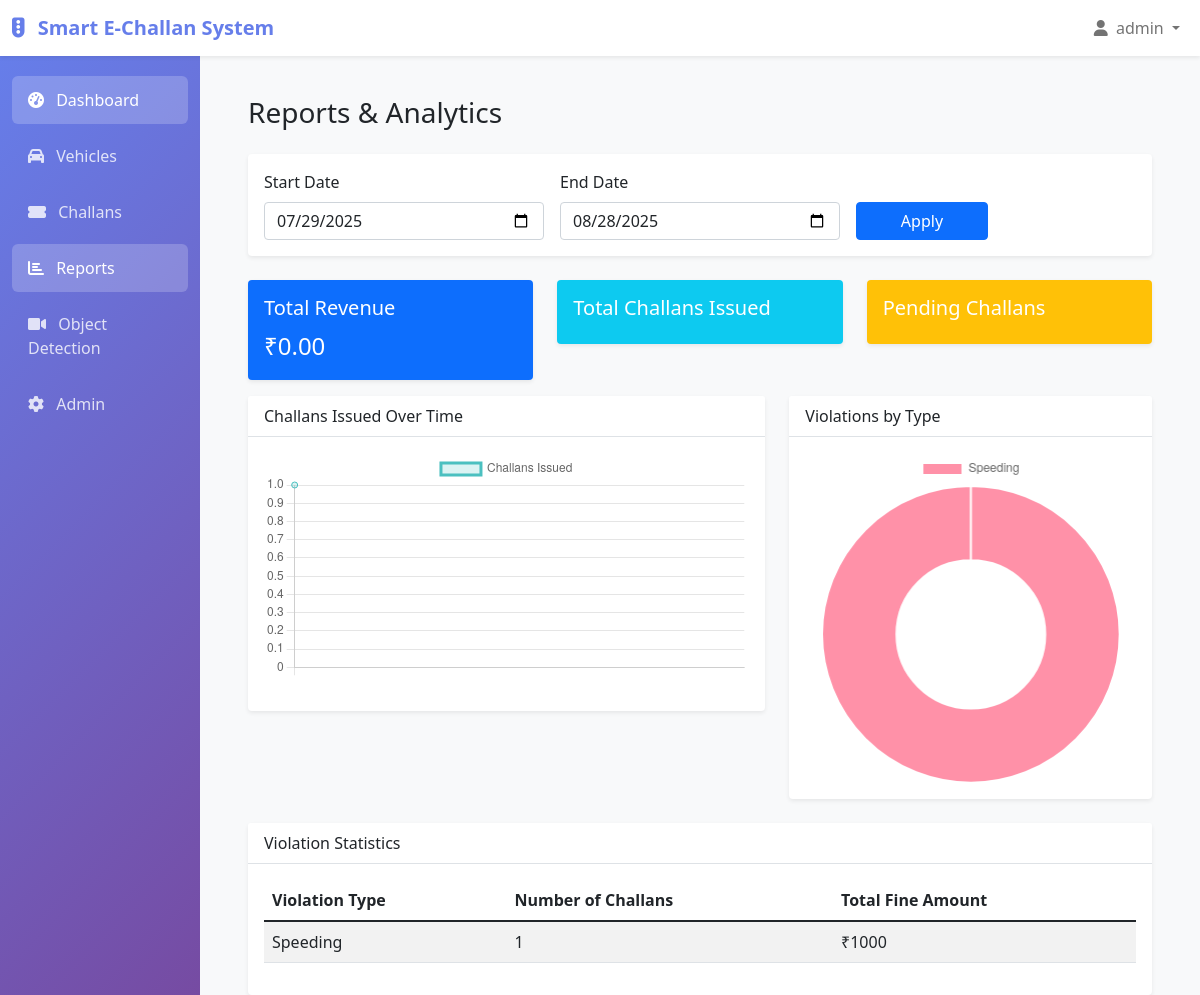
The page /challan/reports/ (signed in) on the database its author committed.
### challan_app/models.py (models this page shows, shortened)
class ViolationType(models.Model):
    id = models.UUIDField(primary_key=True, default=uuid.uuid4, editable=False)
    name = models.CharField(max_length=100)
    description = models.TextField()
    fine_amount = models.DecimalField(max_digits=10, decimal_places=2)
    penalty_points = models.IntegerField(default=0)
    is_active = models.BooleanField(default=True)
    created_at = models.DateTimeField(auto_now_add=True)
    class Meta:
        db_table = 'violation_types'
        app_label = 'challan_app'

### challan_app/views.py (the view)
# urls.py: path('reports/', views.reports, name='reports'),
@login_required
def reports(request):
    end_date = timezone.now()
    start_date = end_date - timedelta(days=30)
    daily_challans = Challan.objects.filter(
        issued_at__range=[start_date, end_date]
    ).extra(
        select={'day': 'date(issued_at)'}
    ).values('day').annotate(count=Count('id')).order_by('day')
    violation_stats = Challan.objects.filter(
        issued_at__range=[start_date, end_date]
    ).values('violation_type__name').annotate(
        count=Count('id'),
        total_fine=Sum('fine_amount')
    ).order_by('-count')
    total_revenue = Challan.objects.filter(
        status='PAID',
        issued_at__range=[start_date, end_date]
    ).aggregate(total=Sum('fine_amount'))['total'] or 0
    context = {
        'start_date': start_date,
        'end_date': end_date,
        'daily_challans': daily_challans,
        'violation_stats': violation_stats,
        'total_revenue': total_revenue,
    }
    return render(request, 'challan_app/reports.html', context)

### templates/challan_app/reports.html (shortened to what this page needs)
{% extends "base/base.html" %}
{% load static %}
{% block content %}
<div class="container mt-4">
    <h1 class="h3 mb-4">Reports & Analytics</h1>
    <div class="card mb-4">
        <div class="card-body">
            <form method="get">
                <div class="row align-items-end g-3">
                    <div class="col-md-4">
                        <label for="start_date" class="form-label">Start Date</label>
                        <input type="date" id="start_date" name="start_date" class="form-control" value="{{ start_date|date:'Y-m-d' }}">
                    </div>
                    <div class="col-md-4">
                        <label for="end_date" class="form-label">End Date</label>
                        <input type="date" id="end_date" name="end_date" class="form-control" value="{{ end_date|date:'Y-m-d' }}">
                    </div>
                    <div class="col-md-2">
                        <button type="submit" class="btn btn-primary w-100">Apply</button>
                    </div>
                </div>
            </form>
        </div>
    </div>
    <div class="row">
        <div class="col-md-4">
            <div class="card text-white bg-primary mb-3">
                <div class="card-body">
                    <h5 class="card-title">Total Revenue</h5>
                    <p class="card-text fs-4">₹{{ total_revenue|default:'0.00' }}</p>
                </div>
            </div>
        </div>
        <div class="col-md-4">
            <div class="card text-white bg-info mb-3">
                <div class="card-body">
                    <h5 class="card-title">Total Challans Issued</h5>
                </div>
            </div>
        </div>
        <div class="col-md-4">
            <div class="card text-white bg-warning mb-3">
                <div class="card-body">
                    <h5 class="card-title">Pending Challans</h5>
                </div>
            </div>
        </div>
    </div>
    <div class="row">
        <div class="col-lg-7">
            <div class="card mb-4">
                <div class="card-header">
                    Challans Issued Over Time
                </div>
                <div class="card-body">
                    <canvas id="dailyChallansChart"></canvas>
                </div>
            </div>
        </div>
        <div class="col-lg-5">
            <div class="card mb-4">
                <div class="card-header">
                    Violations by Type
                </div>
                <div class="card-body">
                    <canvas id="violationTypesChart"></canvas>
                </div>
            </div>
        </div>
    </div>
    <div class="card">
        <div class="card-header">
            Violation Statistics
        </div>
        <div class="card-body">
            <div class="table-responsive">
                <table class="table table-striped">
                    <thead>
                        <tr>
                            <th>Violation Type</th>
                            <th>Number of Challans</th>
                            <th>Total Fine Amount</th>
                        </tr>
                    </thead>
                    <tbody>
                        {% for stat in violation_stats %}
                        <tr>
                            <td>{{ stat.violation_type__name }}</td>
                            <td>{{ stat.count }}</td>
                            <td>₹{{ stat.total_fine|default:'0.00' }}</td>
                        </tr>
                        {% empty %}
                        <tr>
                            <td colspan="3" class="text-center">No data available for the selected period.</td>
                        </tr>
                        {% endfor %}
                    </tbody>
                </table>
            </div>
        </div>
    </div>
</div>
{% endblock %}
{% block extra_js %}
<script>
document.addEventListener("DOMContentLoaded", function() {
    // Daily Challans Chart
    var ctxDaily = document.getElementById('dailyChallansChart').getContext('2d');
    var dailyChallansChart = new Chart(ctxDaily, {
        type: 'line',
        data: {
            labels: [{% for item in daily_challans %}"{{ item.day|date:'d M' }}"{% if not forloop.last %},{% endif %}{% endfor %}],
            datasets: [{
                label: 'Challans Issued',
                data: [{% for item in daily_challans %}{{ item.count }}{% if not forloop.last %},{% endif %}{% endfor %}],
                borderColor: 'rgba(75, 192, 192, 1)',
                backgroundColor: 'rgba(75, 192, 192, 0.2)',
                fill: true,
            }]
        },
        options: {
            responsive: true,
            scales: {
                y: {
                    beginAtZero: true
                }
            }
        }
    });
    // Violation Types Chart
    var ctxViolation = document.getElementById('violationTypesChart').getContext('2d');
    var violationTypesChart = new Chart(ctxViolation, {
        type: 'doughnut',
        data: {
            labels: [{% for stat in violation_stats %}"{{ stat.violation_type__name }}"{% if not forloop.last %},{% endif %}{% endfor %}],
            datasets: [{
                label: 'Number of Challans',
                data: [{% for stat in violation_stats %}{{ stat.count }}{% if not forloop.last %},{% endif %}{% endfor %}],
                backgroundColor: [
                    'rgba(255, 99, 132, 0.7)',
                    'rgba(54, 162, 235, 0.7)',
                    'rgba(255, 206, 86, 0.7)',
                    'rgba(75, 192, 192, 0.7)',
                    'rgba(153, 102, 255, 0.7)',
                    'rgba(255, 159, 64, 0.7)'
                ],
            }]
        },
        options: {
            responsive: true,
        }
    });
});
</script>
{% endblock %}

### templates/base/base.html (shortened to what this page needs)
<!DOCTYPE html>
<html lang="en">
<head>
    <link href="https://cdn.jsdelivr.net/npm/bootstrap@5.1.3/dist/css/bootstrap.min.css" rel="stylesheet">
    <link href="https://cdnjs.cloudflare.com/ajax/libs/font-awesome/6.0.0/css/all.min.css" rel="stylesheet">
</head>
<body>
    <nav class="navbar navbar-expand-lg navbar-light bg-white shadow-sm">
        <div class="container-fluid">
            <a class="navbar-brand" href="{% url 'challan_app:dashboard' %}">
                <i class="fas fa-traffic-light me-2"></i>
                Smart E-Challan System
            </a>
            <div class="navbar-nav ms-auto">
                {% if user.is_authenticated %}
                    <div class="nav-item dropdown">
                        <a class="nav-link dropdown-toggle" href="#" id="navbarDropdown" role="button" data-bs-toggle="dropdown">
                            <i class="fas fa-user me-1"></i>
                            {{ user.get_full_name|default:user.username }}
                        </a>
                    </div>
                {% else %}
                    <a class="nav-link" href="{% url 'login' %}">Login</a>
                {% endif %}
            </div>
        </div>
    </nav>
    <div class="container-fluid">
        <div class="row">
            {% if user.is_authenticated %}
            <nav class="col-md-3 col-lg-2 d-md-block sidebar collapse">
                <div class="position-sticky pt-3">
                    <ul class="nav flex-column">
                        <li class="nav-item">
                            <a class="nav-link {% if request.resolver_match.app_name == 'challan_app' %}active{% endif %}"
                               href="{% url 'challan_app:dashboard' %}">
                                <i class="fas fa-tachometer-alt me-2"></i>
                                Dashboard
                            </a>
                        </li>
                        <li class="nav-item">
                            <a class="nav-link {% if 'vehicles' in request.path %}active{% endif %}"
                               href="{% url 'challan_app:vehicle_list' %}">
                                <i class="fas fa-car me-2"></i>
                                Vehicles
                            </a>
                        </li>
                        <li class="nav-item">
                            <a class="nav-link {% if 'challans' in request.path %}active{% endif %}"
                               href="{% url 'challan_app:challan_list' %}">
                                <i class="fas fa-ticket-alt me-2"></i>
                                Challans
                            </a>
                        </li>
                        <li class="nav-item">
                            <a class="nav-link {% if 'reports' in request.path %}active{% endif %}"
                               href="{% url 'challan_app:reports' %}">
                                <i class="fas fa-chart-bar me-2"></i>
                                Reports
                            </a>
                        </li>
                        <li class="nav-item">
                            <a class="nav-link {% if request.resolver_match.app_name == 'object_detection' %}active{% endif %}"
                               href="{% url 'object_detection:dashboard' %}">
                                <i class="fas fa-video me-2"></i>
                                Object Detection
                            </a>
                        </li>
                        <li class="nav-item">
                            <a class="nav-link" href="{% url 'admin:index' %}">
                                <i class="fas fa-cog me-2"></i>
                                Admin
                            </a>
                        </li>
                    </ul>
                </div>
            </nav>
            {% endif %}
            <main class="col-md-9 ms-sm-auto col-lg-10 px-md-4 main-content">
                <div class="pt-3">
                    {% block content %}{% endblock %}
                </div>
            </main>
        </div>
    </div>
    {% block extra_js %}{% endblock %}
</body>
</html>

### templates/base/base.html (style rules this page uses)
.sidebar { min-height: 100vh; background: linear-gradient(135deg, #667eea 0%, #764ba2 100%); }
.sidebar .nav-link { color: rgba(255, 255, 255, 0.8); padding: 0.75rem 1rem; border-radius: 0.375rem; margin: 0.25rem 0; }
.sidebar .nav-link.active { color: white; background-color: rgba(255, 255, 255, 0.2); }
.main-content { background-color: #f8f9fa; min-height: 100vh; }
.card { border: none; box-shadow: 0 0.125rem 0.25rem rgba(0, 0, 0, 0.075); }
.card-header { background-color: white; border-bottom: 1px solid #dee2e6; }
.navbar-brand { font-weight: 600; color: #667eea !important; }

### rows shown on the page
ViolationType: violation_type__name "Speeding", count "1", total_fine "1000"

### other values the page prints
{{ user.get_full_name|default:user.username }} "admin"
{{ total_revenue|default:'0.00' }} "0.00"
chart data {{ item.count }} 1
chart data {{ stat.violation_type__name }} Speeding
